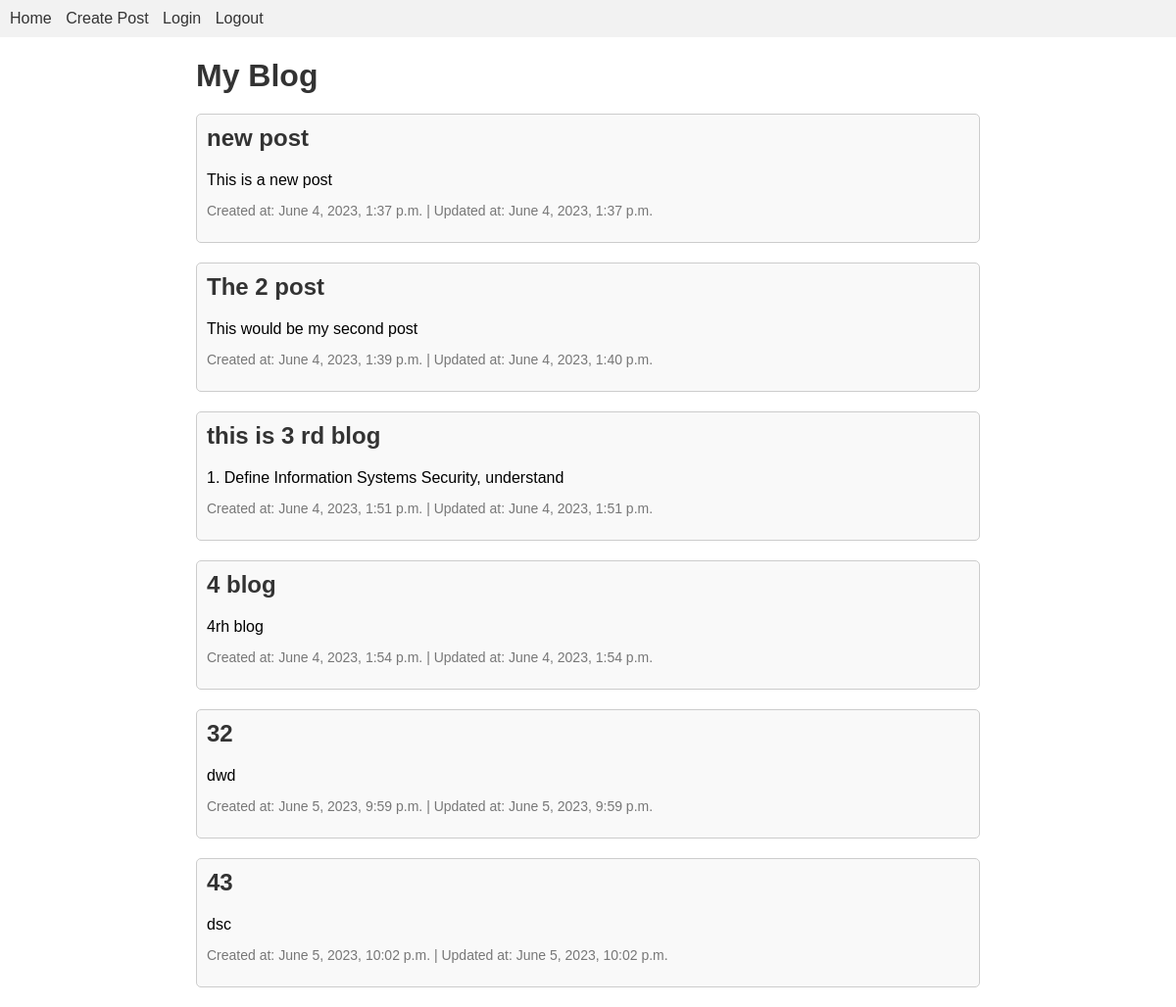
The app's page /, older data.
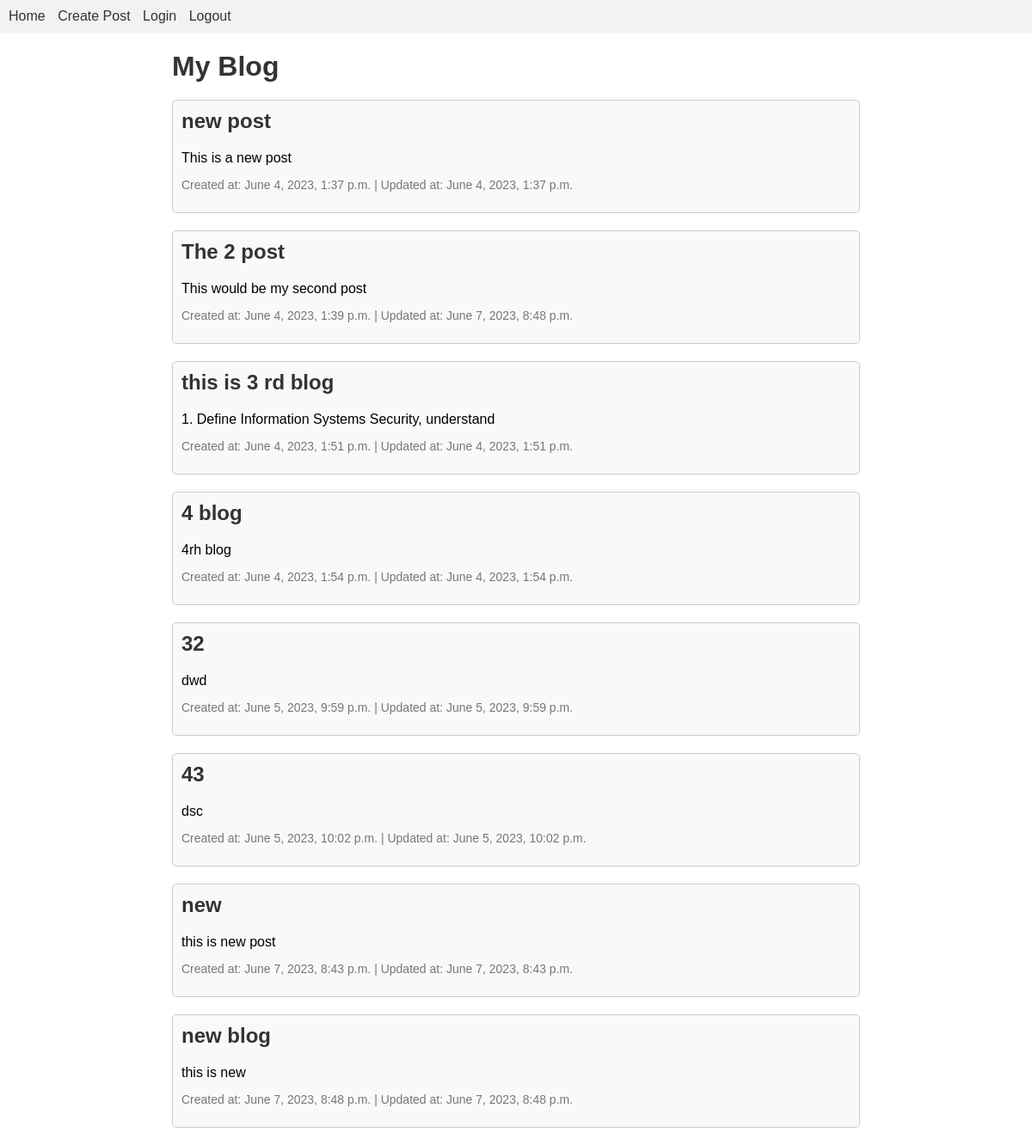
The same page, newer data.
### blog_app/models.py (models this page shows, shortened)
class Post(models.Model):
    title = models.CharField(max_length=200)
    content = models.TextField()
    created_at = models.DateTimeField(auto_now_add=True)
    updated_at = models.DateTimeField(auto_now=True)

### blog_app/views.py (the view)
# urls.py: path('', views.post_list, name='post_list'),
def post_list(request):
    posts = Post.objects.all()
    return render(request, 'blog_app/post_list.html', {'posts': posts})

### blog_app/templates/blog_app/post_list.html (shortened to what this page needs)
{% extends 'base.html' %}
{% load static %}
{% block content %}
    <h1>My Blog</h1>
    {% for post in posts %}
        <div class="post-box">
            <h2 class="post-title"><a href="{% url 'post_detail' post.pk %}">{{ post.title }}</a></h2>
            <p class="post-content">{{ post.content | slice:': 50' }}</p>
            <p class="post-metadata">Created at: {{ post.created_at }} | Updated at: {{ post.updated_at }}</p>
        </div>
    {% empty %}
        <p>No posts yet.</p>
    {% endfor %}
{% endblock %}

Row changes from the older to the newer data that the page shows:
changed Post "The 2 post": updated_at "June 4, 2023, 1:40 p.m." → "June 7, 2023, 8:48 p.m."
added Post: title "new", content "this is new post", created_at "June 7, 2023, 8:43 p.m.", updated_at "June 7, 2023, 8:43 p.m."
added Post: title "new blog", content "this is new", created_at "June 7, 2023, 8:48 p.m.", updated_at "June 7, 2023, 8:48 p.m."
